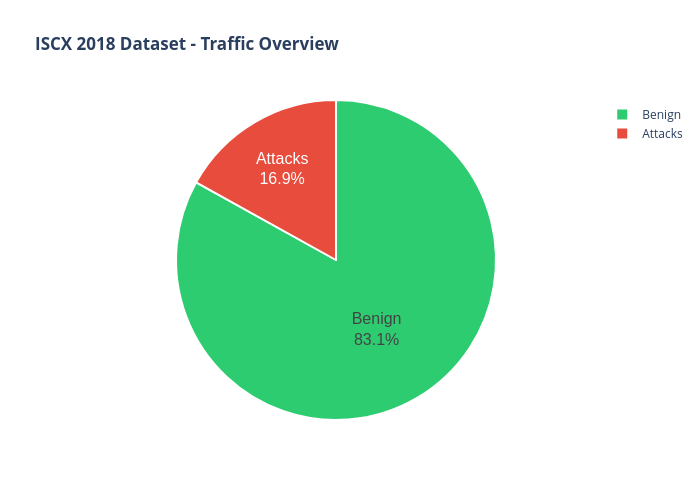
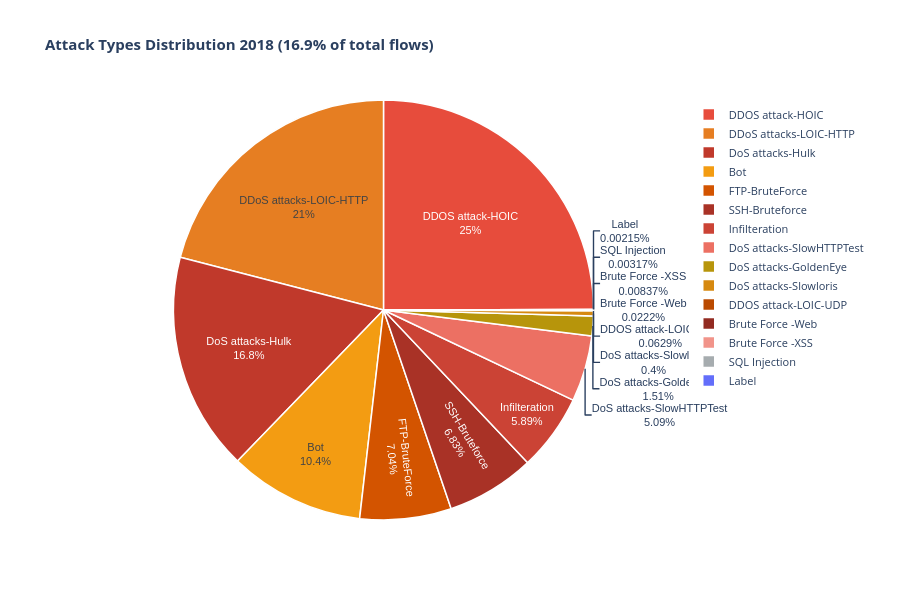

These figures' notebook cell, in order:
### Code cell
benign_count_2018 = label_counts_2018['Benign']
attack_count_2018 = len(df_2018) - benign_count_2018
 
fig1_2018 = go.Figure(data=[go.Pie(
    labels=['Benign', 'Attacks'],
    values=[benign_count_2018, attack_count_2018],
    marker=dict(
        colors=['#2ecc71', '#e74c3c'],
        line=dict(color='white', width=2)
    ),
    textposition='auto',
    textinfo='label+percent',
    textfont=dict(size=16, family="Arial, sans-serif"),
    hovertemplate='<b>%{label}</b><br>Flows: %{value:,}<br>Percentage: %{percent}<extra></extra>'
)])
 
fig1_2018.update_layout(
    title='<b>ISCX 2018 Dataset - Traffic Overview</b>',
    height=500,
    width=700,
    template='plotly_white',
    font=dict(size=12),
    showlegend=True
)
 
fig1_2018.show()

attack_labels_2018 = [label for label in label_counts_2018.index if label != 'Benign']
attack_values_2018 = [label_counts_2018[label] for label in attack_labels_2018]
 
colors_attacks_2018 = [
    '#e74c3c', '#e67e22', '#c0392b', '#f39c12', '#d35400', '#a93226',
    '#cb4335', '#ec7063', '#b7950b', '#d68910', '#ba4a00', '#922b21', '#f1948a', '#a6acaf'
][:len(attack_labels_2018)]
 
fig2_2018 = go.Figure(data=[go.Pie(
    labels=attack_labels_2018,
    values=attack_values_2018,
    marker=dict(
        colors=colors_attacks_2018,
        line=dict(color='white', width=1.5)
    ),
    textposition='auto',
    textinfo='label+percent',
    textfont=dict(size=11, family="Arial, sans-serif"),
    hovertemplate='<b>%{label}</b><br>Flows: %{value:,}<br>Percentage: %{percent}<extra></extra>'
)])
 
fig2_2018.update_layout(
    title=f'<b>Attack Types Distribution 2018 ({100 - label_pct_2018["Benign"]:.1f}% of total flows)</b>',
    height=600,
    width=900,
    template='plotly_white',
    font=dict(size=11),
    showlegend=True
)
 
fig2_2018.show()

### Figure 1 — Plotly figure (JSON) as saved in the notebook; plotly's stock layout.template omitted (floating-point values rounded to 4 significant figures)
{"data": [{"hovertemplate": "<b>%{label}</b><br>Flows: %{value:,}<br>Percentage: %{percent}<extra></extra>", "labels": ["Benign", "Attacks"], "marker": {"colors": ["#2ecc71", "#e74c3c"], "line": {"color": "white", "width": 2}}, "textfont": {"family": "Arial, sans-serif", "size": 16}, "textinfo": "label+percent", "textposition": "auto", "type": "pie", "values": [13484708, 2748294]}], "layout": {"font": {"size": 12}, "height": 500, "showlegend": true, "title": {"text": "<b>ISCX 2018 Dataset - Traffic Overview</b>"}, "width": 700}}

### Figure 2 — Plotly figure (JSON) as saved in the notebook; plotly's stock layout.template omitted (floating-point values rounded to 4 significant figures)
{"data": [{"hovertemplate": "<b>%{label}</b><br>Flows: %{value:,}<br>Percentage: %{percent}<extra></extra>", "labels": ["DDOS attack-HOIC", "DDoS attacks-LOIC-HTTP", "DoS attacks-Hulk", "Bot", "FTP-BruteForce", "SSH-Bruteforce", "Infilteration", "DoS attacks-SlowHTTPTest", "DoS attacks-GoldenEye", "DoS attacks-Slowloris", "DDOS attack-LOIC-UDP", "Brute Force -Web", "Brute Force -XSS", "SQL Injection", "Label"], "marker": {"colors": ["#e74c3c", "#e67e22", "#c0392b", "#f39c12", "#d35400", "#a93226", "#cb4335", "#ec7063", "#b7950b", "#d68910", "#ba4a00", "#922b21", "#f1948a", "#a6acaf"], "line": {"color": "white", "width": 1.5}}, "textfont": {"family": "Arial, sans-serif", "size": 11}, "textinfo": "label+percent", "textposition": "auto", "type": "pie", "values": [686012, 576191, 461912, 286191, 193360, 187589, 161934, 139890, 41508, 10990, 1730, 611, 230, 87, 59]}], "layout": {"font": {"size": 11}, "height": 600, "showlegend": true, "title": {"text": "<b>Attack Types Distribution 2018 (16.9% of total flows)</b>"}, "width": 900}}
